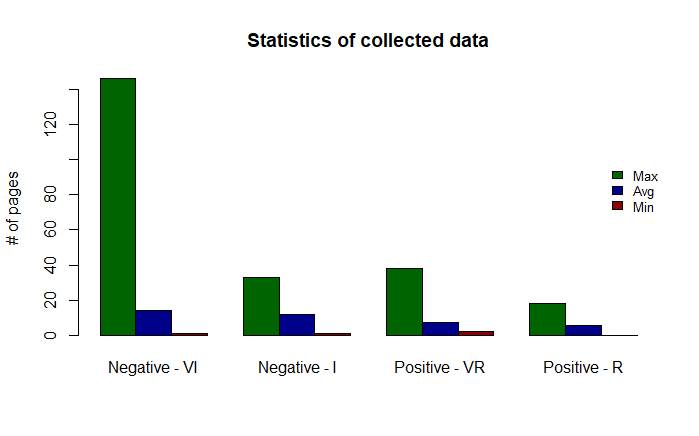

The R source for this figure:
#max = c(235,146,33,38,18)
#avg = c(39.84,14.45,12.10,7.45,5.84)
#min = c(20,1,1,2,0)

max = c(146,33,38,18)
avg = c(14.45,12.10,7.45,5.84)
min = c(1,1,2,0)

bars = data.frame(max,avg,min)

barplot(t(as.matrix(bars)), ylab = "# of pages", main="Statistics of collected data",
        col=c("darkgreen","darkblue", "darkred"),
        names.arg = c("Negative - VI", "Negative - I", "Positive - VR", "Positive - R"),
        legend.text=FALSE,
        beside=TRUE)

legend(15, 100, inset=.1, bty = "n",
       c("Max","Avg","Min"), 
       fill=c("darkgreen", "darkblue", "darkred"), horiz=FALSE, cex=0.8)
